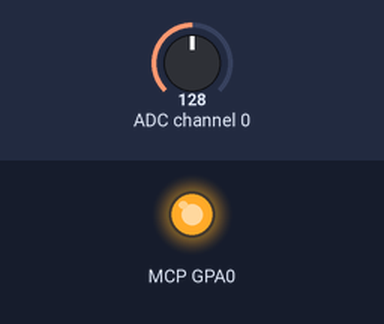
A program run on a simulated Raspberry Pi (BCM pin numbers). Parts: output pins drawn as LEDs (lit = HIGH). The test bench sets the inputs (shaded band); at power-on: ADC channel 0 = 128 (analog values on the 0–255 scale). What the program prints to the terminal is not drawn. At 0.0 s the program stops and its outputs stay as they are.

Above: at 0.1 s.
Timing chart, 0 to 1.5 s (numbered marks = the images above):
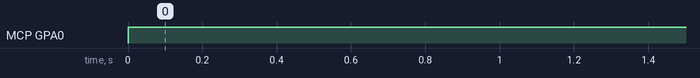

The program:

dag_I2C_multiplexor.py
```python
# (licence header left out)
import board
import busio
from adafruit_mcp230xx.mcp23017 import MCP23017
import smbus2

# Inicializa el bus I2C
i2c = busio.I2C(board.SCL, board.SDA)

# Configura MCP23017
mcp = MCP23017(i2c)
pin0 = mcp.get_pin(0)
pin0.switch_to_output(value=False)  # Configura pin 0 como salida

# Configura PCF8591
PCF8591_ADDRESS = 0x48
i2c_bus = smbus2.SMBus(1)  # Para Raspberry Pi o microcontroladores con I2C

def read_analog(channel):
    """Lee un canal analógico del PCF8591 (0-3)"""
    if channel < 0 or channel > 3:
        raise ValueError("El canal debe estar entre 0 y 3")

    # Escribe la dirección del canal al que queremos acceder
    i2c_bus.write_byte(PCF8591_ADDRESS, channel)

    # Lee el valor analógico del PCF8591 (el primer valor es de referencia, ignorarlo)
    i2c_bus.read_byte(PCF8591_ADDRESS)

    # Lee el valor analógico real
    value = i2c_bus.read_byte(PCF8591_ADDRESS)
    return value

# Ejemplo de uso
pin0.value = True  # Enciende el pin 0 en el MCP23017
print(f"Lectura del canal 0 del PCF8591: {read_analog(0)}")
```

Measured:
- by itself, MCP GPA0: LOW → HIGH at 0.00 s
